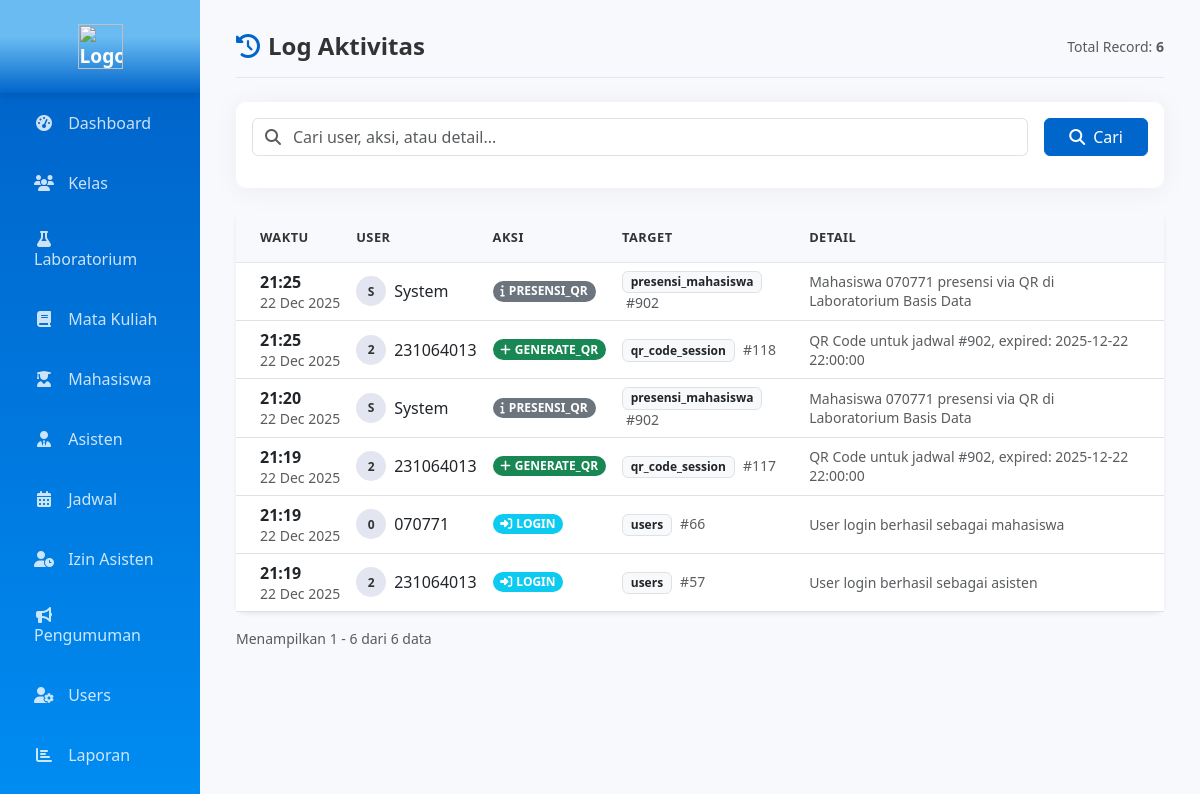
The page /index.php?page=admin_log (signed in) on the database as committed earlier.
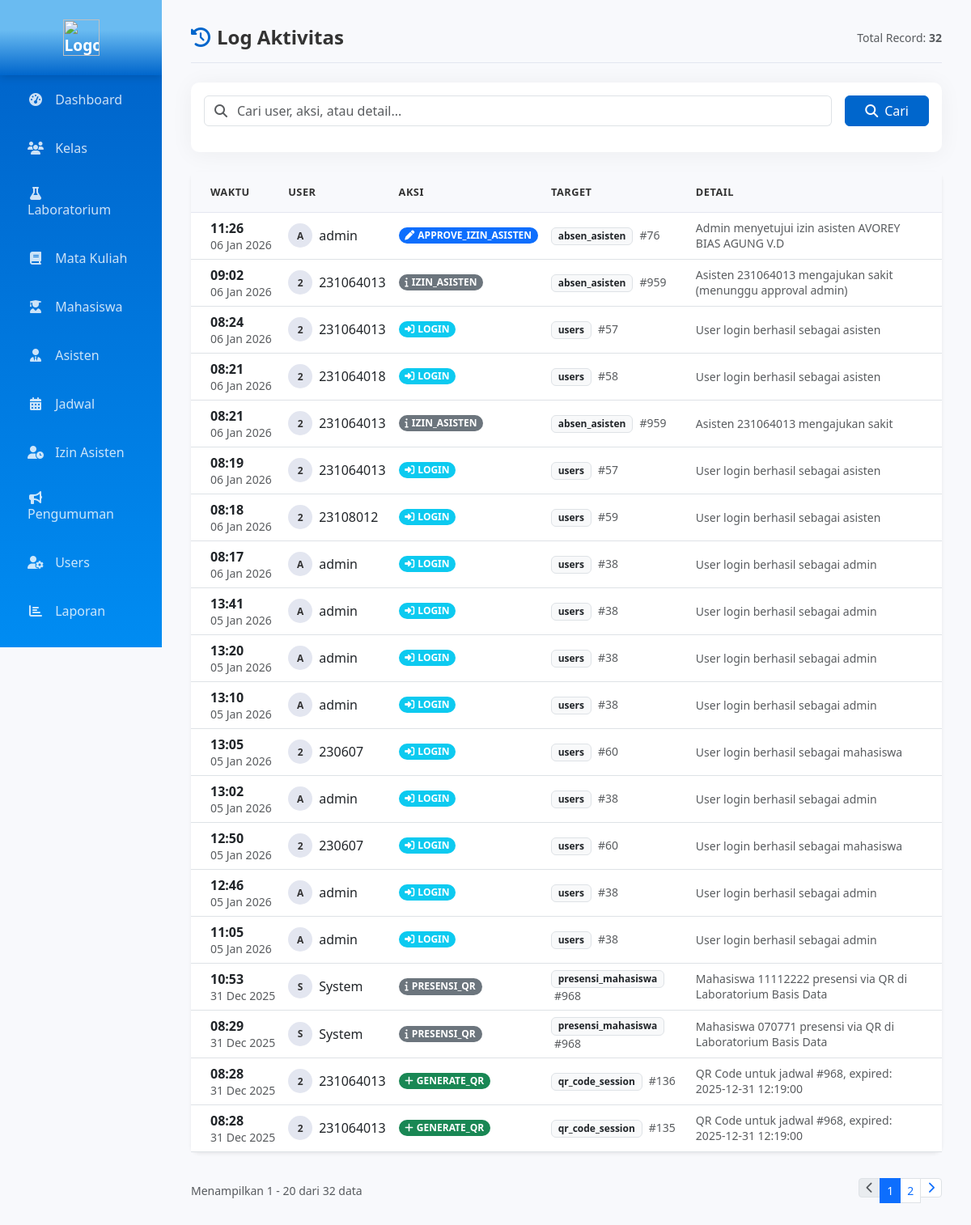
The same page on the database as committed later.
### tables this page shows
CREATE TABLE `log_presensi` (
  `id` int(11) NOT NULL,
  `user_id` int(11) DEFAULT NULL,
  `aksi` varchar(50) DEFAULT NULL,
  `tabel` varchar(50) DEFAULT NULL,
  `id_record` int(11) DEFAULT NULL,
  `detail` text DEFAULT NULL,
  `created_at` timestamp NOT NULL DEFAULT current_timestamp()
);

CREATE TABLE `users` (
  `id` int(11) NOT NULL,
  `username` varchar(20) NOT NULL,
  `password` varchar(255) NOT NULL,
  `role` enum('mahasiswa','asisten','admin') DEFAULT 'mahasiswa',
  `created_at` timestamp NOT NULL DEFAULT current_timestamp(),
  `remember_token` varchar(64) DEFAULT NULL,
  `token_expires` datetime DEFAULT NULL
);

### pages/admin/log.php (the view, shortened to what the changed rows need)
<?php
$per_page = 20;
$current_page = get_current_page();
$search = isset($_GET['search']) ? escape($_GET['search']) : '';
$search_param = '%' . $search . '%';
if ($search) {
    $stmt_count = mysqli_prepare($conn, "SELECT COUNT(*) as total FROM log_presensi l LEFT JOIN users u ON l.user_id = u.id WHERE l.aksi LIKE ? OR l.tabel LIKE ? OR l.detail LIKE ? OR u.username LIKE ?");
    mysqli_stmt_bind_param($stmt_count, "ssss", $search_param, $search_param, $search_param, $search_param);
    mysqli_stmt_execute($stmt_count);
    $count_result = mysqli_stmt_get_result($stmt_count);
} else {
    $count_result = mysqli_query($conn, "SELECT COUNT(*) as total FROM log_presensi");
}
$total_data = mysqli_fetch_assoc($count_result)['total'];
$total_pages = get_total_pages($total_data, $per_page);
$offset = get_offset($current_page, $per_page);
if ($search) {
    $stmt_logs = mysqli_prepare($conn, "SELECT l.*, u.username FROM log_presensi l
                              LEFT JOIN users u ON l.user_id = u.id
                              WHERE l.aksi LIKE ? OR l.tabel LIKE ? OR l.detail LIKE ? OR u.username LIKE ?
                              ORDER BY l.created_at DESC LIMIT ?, ?");
    mysqli_stmt_bind_param($stmt_logs, "ssssii", $search_param, $search_param, $search_param, $search_param, $offset, $per_page);
    mysqli_stmt_execute($stmt_logs);
    $logs = mysqli_stmt_get_result($stmt_logs);
} else {
    $stmt_logs = mysqli_prepare($conn, "SELECT l.*, u.username FROM log_presensi l
                              LEFT JOIN users u ON l.user_id = u.id
                              ORDER BY l.created_at DESC LIMIT ?, ?");
    mysqli_stmt_bind_param($stmt_logs, "ii", $offset, $per_page);
    mysqli_stmt_execute($stmt_logs);
    $logs = mysqli_stmt_get_result($stmt_logs);
}
?>
<?php include 'includes/header.php'; ?>
<div class="container-fluid">
    <div class="row">
        <div class="col-md-3 col-lg-2 px-0">
            <?php include 'includes/sidebar.php'; ?>
        </div>
        <div class="col-md-9 col-lg-10">
            <div class="content-wrapper p-4">
                <div class="page-header d-flex flex-column flex-md-row justify-content-between align-items-stretch align-items-md-center gap-3 pt-2">
                    <h4 class="mb-0"><i class="fas fa-history me-2"></i>Log Aktivitas</h4>
                    <div class="text-muted small">
                        Total Record: <strong><?= number_format($total_data) ?></strong>
                    </div>
                </div>
                <div class="card mb-4">
                    <div class="card-body">
                        <form method="GET" class="row g-3">
                            <div class="col-12 col-md">
                                <div class="input-group">
                                    <span class="input-group-text bg-white text-muted"><i class="fas fa-search"></i></span>
                                    <input type="text" name="search" class="form-control border-start-0 ps-0" placeholder="Cari user, aksi, atau detail..." value="<?= htmlspecialchars($search) ?>">
                                </div>
                            </div>
                            <div class="col-12 col-md-auto">
                                <button type="submit" class="btn btn-primary w-100 px-4"><i class="fas fa-search me-2"></i>Cari</button>
                            </div>
                        </form>
                    </div>
                </div>
                <div class="card shadow-sm">
                    <div class="card-body p-0">
                        <div class="table-responsive d-none d-lg-block">
                            <table class="table table-hover align-middle mb-0">
                                <thead class="bg-light">
                                    <tr>
                                        <th class="ps-4 py-3">Waktu</th>
                                        <th class="py-3">User</th>
                                        <th class="py-3">Aksi</th>
                                        <th class="py-3">Target</th>
                                        <th class="pe-4 py-3">Detail</th>
                                    </tr>
                                </thead>
                                <tbody>
                                    <?php if (mysqli_num_rows($logs) > 0): ?>
                                        <?php while ($l = mysqli_fetch_assoc($logs)):
                                            $aksi = strtoupper($l['aksi']);
                                            $badgeClass = 'bg-secondary';
                                            $icon = 'fa-info';
                                            if (strpos($aksi, 'INSERT') !== false || strpos($aksi, 'ADD') !== false || strpos($aksi, 'CREATE') !== false || strpos($aksi, 'GENERATE') !== false) {
                                                $badgeClass = 'bg-success';
                                                $icon = 'fa-plus';
                                            } elseif (strpos($aksi, 'UPDATE') !== false || strpos($aksi, 'EDIT') !== false || strpos($aksi, 'APPROVE') !== false) {
                                                $badgeClass = 'bg-primary';
                                                $icon = 'fa-pen';
                                            } elseif (strpos($aksi, 'DELETE') !== false || strpos($aksi, 'REMOVE') !== false) {
                                                $badgeClass = 'bg-danger';
                                                $icon = 'fa-trash';
                                            } elseif (strpos($aksi, 'LOGIN') !== false) {
                                                $badgeClass = 'bg-info';
                                                $icon = 'fa-sign-in-alt';
                                            }
                                        ?>
                                        <tr>
                                            <td class="ps-4 text-nowrap">
                                                <div class="fw-bold text-dark"><?= date('H:i', strtotime($l['created_at'])) ?></div>
                                                <div class="small text-muted"><?= date('d M Y', strtotime($l['created_at'])) ?></div>
                                            </td>
                                            <td>
                                                <div class="d-flex align-items-center gap-2">
                                                    <div class="avatar-circle">
                                                        <?= strtoupper(substr($l['username'] ?? 'S', 0, 1)) ?>
                                                    </div>
                                                    <span class="fw-medium"><?= htmlspecialchars($l['username'] ?? 'System') ?></span>
                                                </div>
                                            </td>
                                            <td>
                                                <span class="badge <?= $badgeClass ?> rounded-pill">
                                                    <i class="fas <?= $icon ?> me-1"></i><?= $aksi ?>
                                                </span>
                                            </td>
                                            <td>
                                                <span class="badge bg-light text-dark border"><?= htmlspecialchars($l['tabel']) ?></span>
                                                <?php if($l['id_record']): ?>
                                                    <small class="text-muted ms-1">#<?= $l['id_record'] ?></small>
                                                <?php endif; ?>
                                            </td>
                                            <td class="pe-4 text-muted small">
                                                <?= htmlspecialchars($l['detail']) ?>
                                            </td>
                                        </tr>
                                        <?php endwhile; ?>
                                    <?php endif; ?>
                                </tbody>
                            </table>
                        </div>
                    </div>
                </div>
                <?php if ($total_data > 0): ?>
                <div class="d-flex flex-column flex-md-row justify-content-between align-items-center mt-3 gap-2">
                    <?= render_pagination_info($current_page, $per_page, $total_data) ?>
                    <?= render_pagination($current_page, $total_pages, 'index.php?page=admin_log', ['search' => $search]) ?>
                </div>
                <?php endif; ?>
            </div>
        </div>
    </div>
</div>
<?php include 'includes/footer.php'; ?>

### includes/fungsi.php (shortened to what the changed rows need)
<?php
function get_total_pages($total_data, $per_page = 10) {
    return ceil($total_data / $per_page);
}
function get_offset($current_page, $per_page = 10) {
    return ($current_page - 1) * $per_page;
}
function get_current_page() {
    $page = isset($_GET['hal']) ? (int)$_GET['hal'] : 1;
    return max(1, $page);
}
function render_pagination($current_page, $total_pages, $base_url, $params = []) {
    if ($total_pages <= 1) return '';
    $query_string = '';
    $html = '<nav aria-label="Page navigation" class="mt-3"><ul class="pagination pagination-sm justify-content-center flex-wrap">';
    if ($current_page > 1) {
        $html .= '<li class="page-item">
                    <a class="page-link" href="' . $base_url . $query_string . '&hal=' . ($current_page - 1) . '">
                        <i class="fas fa-chevron-left"></i>
                    </a>
                  </li>';
    } else {
        $html .= '<li class="page-item disabled"><span class="page-link"><i class="fas fa-chevron-left"></i></span></li>';
    }
    $start = max(1, $current_page - 2);
    $end = min($total_pages, $current_page + 2);
    for ($i = $start; $i <= $end; $i++) {
        if ($i == $current_page) {
            $html .= '<li class="page-item active"><span class="page-link">' . $i . '</span></li>';
        } else {
            $html .= '<li class="page-item"><a class="page-link" href="' . $base_url . $query_string . '&hal=' . $i . '">' . $i . '</a></li>';
        }
    }
    if ($current_page < $total_pages) {
        $html .= '<li class="page-item">
                    <a class="page-link" href="' . $base_url . $query_string . '&hal=' . ($current_page + 1) . '">
                        <i class="fas fa-chevron-right"></i>
                    </a>
                  </li>';
    } else {
        $html .= '<li class="page-item disabled"><span class="page-link"><i class="fas fa-chevron-right"></i></span></li>';
    }
    $html .= '</ul></nav>';
    return $html;
}
function render_pagination_info($current_page, $per_page, $total_data) {
    $start = (($current_page - 1) * $per_page) + 1;
    $end = min($current_page * $per_page, $total_data);
    return '<small class="text-muted">Menampilkan ' . $start . ' - ' . $end . ' dari ' . $total_data . ' data</small>';
}
?>

Rows that differ between the two databases and show on the page:
removed log_presensi: created_at "21:25", created_at "22 Dec 2025", username "S", username "System", aksi "PRESENSI_QR", tabel "presensi_mahasiswa", id_record "902", detail "Mahasiswa 070771 presensi via QR di Laboratorium Basis Data"
removed log_presensi: created_at "21:25", created_at "22 Dec 2025", user.username "2", user.username "231064013", aksi "GENERATE_QR", tabel "qr_code_session", id_record "118", detail "QR Code untuk jadwal #902, expired: 2025-12-22 22:00:00"
removed log_presensi: created_at "21:20", created_at "22 Dec 2025", username "S", username "System", aksi "PRESENSI_QR", tabel "presensi_mahasiswa", id_record "902", detail "Mahasiswa 070771 presensi via QR di Laboratorium Basis Data"
removed log_presensi: created_at "21:19", created_at "22 Dec 2025", user.username "2", user.username "231064013", aksi "GENERATE_QR", tabel "qr_code_session", id_record "117", detail "QR Code untuk jadwal #902, expired: 2025-12-22 22:00:00"
removed log_presensi: created_at "21:19", created_at "22 Dec 2025", user.username "0", user.username "070771", aksi "LOGIN", tabel "users", id_record "66", detail "User login berhasil sebagai mahasiswa"
removed log_presensi: created_at "21:19", created_at "22 Dec 2025", user.username "2", user.username "231064013", aksi "LOGIN", tabel "users", id_record "57", detail "User login berhasil sebagai asisten"
added log_presensi: created_at "11:26", created_at "06 Jan 2026", user.username "A", user.username "admin", aksi "APPROVE_IZIN_ASISTEN", tabel "absen_asisten", id_record "76", detail "Admin menyetujui izin asisten AVOREY BIAS AGUNG V.D"
added log_presensi: created_at "09:02", created_at "06 Jan 2026", user.username "2", user.username "231064013", aksi "IZIN_ASISTEN", tabel "absen_asisten", id_record "959", detail "Asisten 231064013 mengajukan sakit (menunggu approval admin)"
added log_presensi: created_at "08:24", created_at "06 Jan 2026", user.username "2", user.username "231064013", aksi "LOGIN", tabel "users", id_record "57", detail "User login berhasil sebagai asisten"
added log_presensi: created_at "08:21", created_at "06 Jan 2026", user.username "2", user.username "231064018", aksi "LOGIN", tabel "users", id_record "58", detail "User login berhasil sebagai asisten"
added log_presensi: created_at "08:21", created_at "06 Jan 2026", user.username "2", user.username "231064013", aksi "IZIN_ASISTEN", tabel "absen_asisten", id_record "959", detail "Asisten 231064013 mengajukan sakit"
added log_presensi: created_at "08:19", created_at "06 Jan 2026", user.username "2", user.username "231064013", aksi "LOGIN", tabel "users", id_record "57", detail "User login berhasil sebagai asisten"
added log_presensi: created_at "08:18", created_at "06 Jan 2026", user.username "2", user.username "23108012", aksi "LOGIN", tabel "users", id_record "59", detail "User login berhasil sebagai asisten"
added log_presensi: created_at "08:17", created_at "06 Jan 2026", user.username "A", user.username "admin", aksi "LOGIN", tabel "users", id_record "38", detail "User login berhasil sebagai admin"
added log_presensi: created_at "13:41", created_at "05 Jan 2026", user.username "A", user.username "admin", aksi "LOGIN", tabel "users", id_record "38", detail "User login berhasil sebagai admin"
added log_presensi: created_at "13:20", created_at "05 Jan 2026", user.username "A", user.username "admin", aksi "LOGIN", tabel "users", id_record "38", detail "User login berhasil sebagai admin"
added log_presensi: created_at "13:10", created_at "05 Jan 2026", user.username "A", user.username "admin", aksi "LOGIN", tabel "users", id_record "38", detail "User login berhasil sebagai admin"
added log_presensi: created_at "13:05", created_at "05 Jan 2026", user.username "2", user.username "230607", aksi "LOGIN", tabel "users", id_record "60", detail "User login berhasil sebagai mahasiswa"
added log_presensi: created_at "13:02", created_at "05 Jan 2026", user.username "A", user.username "admin", aksi "LOGIN", tabel "users", id_record "38", detail "User login berhasil sebagai admin"
added log_presensi: created_at "12:50", created_at "05 Jan 2026", user.username "2", user.username "230607", aksi "LOGIN", tabel "users", id_record "60", detail "User login berhasil sebagai mahasiswa"
added log_presensi: created_at "12:46", created_at "05 Jan 2026", user.username "A", user.username "admin", aksi "LOGIN", tabel "users", id_record "38", detail "User login berhasil sebagai admin"
added log_presensi: created_at "11:05", created_at "05 Jan 2026", user.username "A", user.username "admin", aksi "LOGIN", tabel "users", id_record "38", detail "User login berhasil sebagai admin"
added log_presensi: created_at "10:53", created_at "31 Dec 2025", username "S", username "System", aksi "PRESENSI_QR", tabel "presensi_mahasiswa", id_record "968", detail "Mahasiswa 11112222 presensi via QR di Laboratorium Basis Data"
added log_presensi: created_at "08:29", created_at "31 Dec 2025", username "S", username "System", aksi "PRESENSI_QR", tabel "presensi_mahasiswa", id_record "968", detail "Mahasiswa 070771 presensi via QR di Laboratorium Basis Data"
added log_presensi: created_at "08:28", created_at "31 Dec 2025", user.username "2", user.username "231064013", aksi "GENERATE_QR", tabel "qr_code_session", id_record "136", detail "QR Code untuk jadwal #968, expired: 2025-12-31 12:19:00"
added log_presensi: created_at "08:28", created_at "31 Dec 2025", user.username "2", user.username "231064013", aksi "GENERATE_QR", tabel "qr_code_session", id_record "135", detail "QR Code untuk jadwal #968, expired: 2025-12-31 12:19:00"
Other text that changed with them:
$total_data: "6" → "32"
$end: "6" → "20"
new list line: "1"
new list line: "2"
